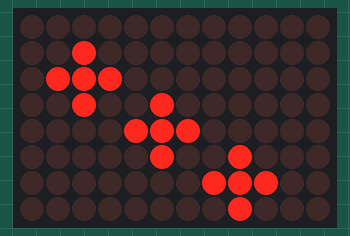
Simulated run of this sketch. Board: Arduino Uno R4 WiFi. Parts: 12×8 LED matrix. Random numbers use the default seed unless the sketch sets one.

Above: at 0.1 s.

The sketch:

DadoR4.ino
```cpp
//Dado electrónico con Arduino UNO R4

//Incluir librería
#include "Arduino_LED_Matrix.h"

//Crear objeto para la matriz
ArduinoLEDMatrix Pantalla;

//Definir los patrones de los 6 dados
uint8_t numeros [6][8][12] = {

  {   //Uno
      {0,0,0,0,0,0,0,0,0,0,0,0},
      {0,0,0,0,0,0,0,0,0,0,0,0},
      {0,0,0,0,0,0,0,0,0,0,0,0},
      {0,0,0,0,0,1,0,0,0,0,0,0},
      {0,0,0,0,1,1,1,0,0,0,0,0},
      {0,0,0,0,0,1,0,0,0,0,0,0},
      {0,0,0,0,0,0,0,0,0,0,0,0},
      {0,0,0,0,0,0,0,0,0,0,0,0},
  },

  {   //Dos
      {0,0,0,0,0,0,0,0,0,0,0,0},
      {0,0,0,0,0,0,0,0,0,0,0,0},
      {0,0,0,0,0,0,0,0,0,0,0,0},
      {0,0,0,1,0,0,0,0,1,0,0,0},
      {0,0,1,1,1,0,0,1,1,1,0,0},
      {0,0,0,1,0,0,0,0,1,0,0,0},
      {0,0,0,0,0,0,0,0,0,0,0,0},
      {0,0,0,0,0,0,0,0,0,0,0,0},
  },

  {   //Tres
      {0,0,0,0,0,0,0,0,0,0,0,0},
      {0,0,1,0,0,0,0,0,0,0,0,0},
      {0,1,1,1,0,0,0,0,0,0,0,0},
      {0,0,1,0,0,1,0,0,0,0,0,0},
      {0,0,0,0,1,1,1,0,0,0,0,0},
      {0,0,0,0,0,1,0,0,1,0,0,0},
      {0,0,0,0,0,0,0,1,1,1,0,0},
      {0,0,0,0,0,0,0,0,1,0,0,0},
  },

  {  //Cuatro
      {0,0,0,0,0,0,0,0,0,0,0,0},
      {0,0,1,0,0,0,0,0,1,0,0,0},
      {0,1,1,1,0,0,0,1,1,1,0,0},
      {0,0,1,0,0,0,0,0,1,0,0,0},
      {0,0,0,0,0,0,0,0,0,0,0,0},
      {0,0,1,0,0,0,0,0,1,0,0,0},
      {0,1,1,1,0,0,0,1,1,1,0,0},
      {0,0,1,0,0,0,0,0,1,0,0,0},
  },

  {   //Cinco
      {0,0,0,0,0,0,0,0,0,0,0,0},
      {0,0,1,0,0,0,0,0,1,0,0,0},
      {0,1,1,1,0,0,0,1,1,1,0,0},
      {0,0,1,0,0,1,0,0,1,0,0,0},
      {0,0,0,0,1,1,1,0,0,0,0,0},
      {0,0,1,0,0,1,0,0,1,0,0,0},
      {0,1,1,1,0,0,0,1,1,1,0,0},
      {0,0,1,0,0,0,0,0,1,0,0,0},
  },

  {   //Seis
      {0,0,0,0,0,0,0,0,0,0,0,0},
      {0,1,0,0,0,1,0,0,0,1,0,0},
      {1,1,1,0,1,1,1,0,1,1,1,0},
      {0,1,0,0,0,1,0,0,0,1,0,0},
      {0,0,0,0,0,0,0,0,0,0,0,0},
      {0,1,0,0,0,1,0,0,0,1,0,0},
      {1,1,1,0,1,1,1,0,1,1,1,0},
      {0,1,0,0,0,1,0,0,0,1,0,0},
  }
};

void setup() {

  //Inicializa pantalla
  Pantalla.begin ();

  //Inicializa generador de numeros aleatorios
  randomSeed(analogRead(0));

  //Genera un numero al azar entre 0 y 5
  int dado = random (0,6);

  //Muestra el dado
  Pantalla.renderBitmap (numeros[dado], 8, 12);
}

void loop() {

}
```
